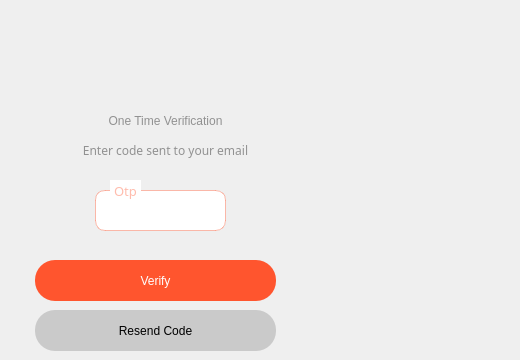
   <widget class="QWidget" name="page">
    <widget class="QLabel" name="qr_state_14">
     <property name="geometry">
      <rect>
       <x>-90</x>
       <y>140</y>
       <width>511</width>
       <height>21</height>
      </rect>
     </property>
     <property name="font">
      <font>
       <family>Urbanist ExtraBold</family>
       <pointsize>9</pointsize>
       <weight>10</weight>
       <italic>false</italic>
       <bold>false</bold>
      </font>
     </property>
     <property name="styleSheet">
      <string notr="true">font: 81 9pt &quot;Urbanist ExtraBold&quot;;
color: rgba(0, 0, 0, 100);
background-color: rgba(255, 255, 255, 0);</string>
     </property>
     <property name="text">
      <string>Enter code sent to your email</string>
     </property>
     <property name="alignment">
      <set>Qt::AlignCenter</set>
     </property>
     <property name="wordWrap">
      <bool>true</bool>
     </property>
    </widget>
    <widget class="QLabel" name="qr_state_15">
     <property name="geometry">
      <rect>
       <x>-90</x>
       <y>100</y>
       <width>511</width>
       <height>41</height>
      </rect>
     </property>
     <property name="styleSheet">
      <string notr="true">font: 81 15pt &quot;Urbanist ExtraBold&quot;;
color: rgba(0, 0, 0, 100);
background-color: rgba(255, 255, 255, 0);</string>
     </property>
     <property name="text">
      <string>One Time Verification</string>
     </property>
     <property name="alignment">
      <set>Qt::AlignCenter</set>
     </property>
     <property name="wordWrap">
      <bool>true</bool>
     </property>
    </widget>
    <widget class="QPushButton" name="auto3_5">
     <property name="geometry">
      <rect>
       <x>35</x>
       <y>260</y>
       <width>241</width>
       <height>41</height>
      </rect>
     </property>
     <property name="styleSheet">
      <string notr="true">QPushButton{
background-color: rgb(255, 85, 46);
color: rgb(255, 255, 255);
border-radius: 20px;
font: 63 10pt &quot;Urbanist SemiBold&quot;;
}
QPushButton:hover{
background-color: rgba(255, 85, 46, 150);
}</string>
     </property>
     <property name="text">
      <string>Verify</string>
     </property>
     <property name="iconSize">
      <size>
       <width>24</width>
       <height>24</height>
      </size>
     </property>
    </widget>
    <widget class="QLineEdit" name="lineEdit_7">
     <property name="geometry">
      <rect>
       <x>95</x>
       <y>190</y>
       <width>131</width>
       <height>41</height>
      </rect>
     </property>
     <property name="styleSheet">
      <string notr="true">border: 1px solid rgba(255, 85, 46, 100);
border-radius: 10px;
font: 81 9pt &quot;Urbanist SemiBold&quot;;</string>
     </property>
     <property name="maxLength">
      <number>4</number>
     </property>
     <property name="alignment">
      <set>Qt::AlignCenter</set>
     </property>
    </widget>
    <widget class="QLabel" name="qr_state_16">
     <property name="geometry">
      <rect>
       <x>110</x>
       <y>180</y>
       <width>31</width>
       <height>21</height>
      </rect>
     </property>
     <property name="font">
      <font>
       <family>Urbanist ExtraBold</family>
       <pointsize>10</pointsize>
       <weight>10</weight>
       <italic>false</italic>
       <bold>false</bold>
      </font>
     </property>
     <property name="styleSheet">
      <string notr="true">font: 81 10pt &quot;Urbanist ExtraBold&quot;;
color:  rgba(255, 85, 46, 100);
background-color: rgb(255, 255, 255);</string>
     </property>
     <property name="text">
      <string>Otp</string>
     </property>
     <property name="alignment">
      <set>Qt::AlignCenter</set>
     </property>
     <property name="wordWrap">
      <bool>true</bool>
     </property>
    </widget>
    <widget class="QPushButton" name="manual3_4">
     <property name="geometry">
      <rect>
       <x>35</x>
       <y>310</y>
       <width>241</width>
       <height>41</height>
      </rect>
     </property>
     <property name="styleSheet">
      <string notr="true">QPushButton{
background-color:rgba(0, 0, 0, 40);
color: rgb(0, 0, 0);
border-radius: 20px;
font: 63 10pt &quot;Urbanist SemiBold&quot;;
}
QPushButton:hover{
background-color:rgba(0, 0, 0, 10);
}</string>
     </property>
     <property name="text">
      <string>Resend Code</string>
     </property>
     <property name="iconSize">
      <size>
       <width>24</width>
       <height>24</height>
      </size>
     </property>
    </widget>
   </widget>
